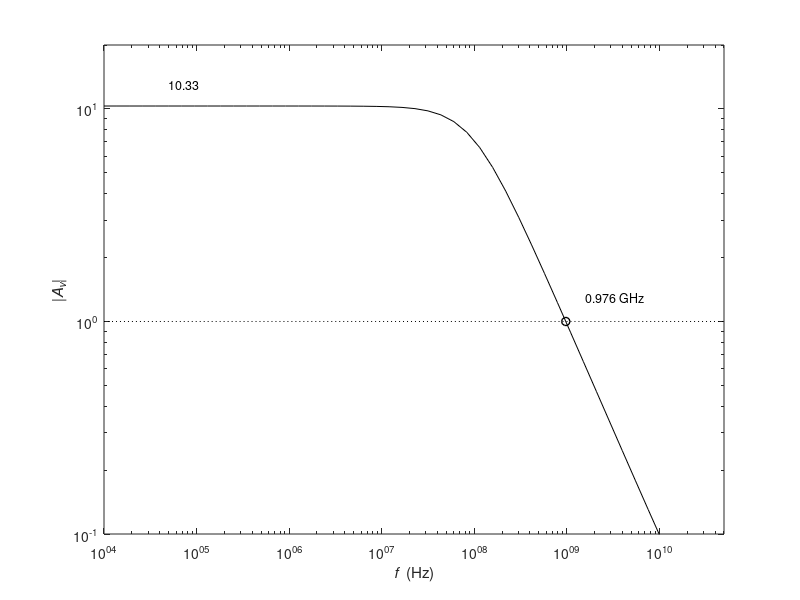

The MATLAB script that drew this image:
% Example 3.11
clearvars;
close all
addpath ../../lib

% Plot Spice results
load('Fig3_32.mat')
fu_sim = exp(interp1(log(vout), log(f), 0));
Avo_sim = vout(1);

h1 = figure(1);
loglog(f, vout, 'k', fu_sim, 1, 'ko', 'linewidth', 1);
hold on;
loglog(f, ones(1,length(f)), 'k:');
xlabel('{\itf}  (Hz)');
ylabel('|{\itA_v}|');
axis([1e4 0.5e11 0.1 20]);
text(0.5e5, 13, num2str(Avo_sim, '%1.2f'), 'fontsize', 9);
text(1.6e9, 1.3,  [num2str(fu_sim*1e-9, '%1.3f') ' GHz'], 'fontsize', 9);
set(gca, 'xtick', [1e4 1e5 1e6 1e7 1e8 1e9 1e10]);

%format_and_save(h1, 'Fig3_32')


